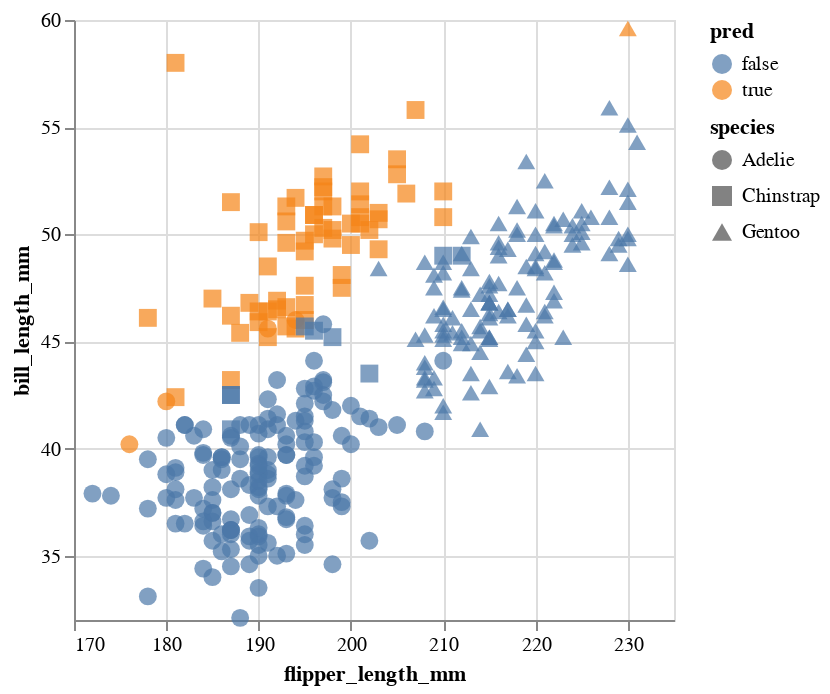

This figure's notebook cell:
### Markdown cell above
Now, we'll start a series of plots that will pull everything together.

### Code cell
#same base chart from before
c = alt.Chart(df).mark_point(filled=True,size=80).encode(
    x=alt.X("flipper_length_mm").scale(zero=False),
    y=alt.Y("bill_length_mm").scale(zero=False),
    color="pred",
    shape="species"
)
c

### Figure 1 — Vega-Lite specification as saved in the notebook (floating-point values rounded to 4 significant figures; data arrays with more than 128 entries replaced by an {"elided": "..."} marker saying what was removed)
{"config": {"view": {"continuousWidth": 300, "continuousHeight": 300}}, "data": {"name": "data-5c49b98549b32786aaef58fd9561ed62"}, "mark": {"type": "point", "filled": true, "size": 80}, "encoding": {"color": {"field": "pred", "type": "nominal"}, "shape": {"field": "species", "type": "nominal"}, "x": {"field": "flipper_length_mm", "scale": {"zero": false}, "type": "quantitative"}, "y": {"field": "bill_length_mm", "scale": {"zero": false}, "type": "quantitative"}}, "$schema": "https://vega.github.io/schema/vega-lite/v5.8.0.json", "datasets": {"data-5c49b98549b32786aaef58fd9561ed62": {"elided": "333 records"}}}
